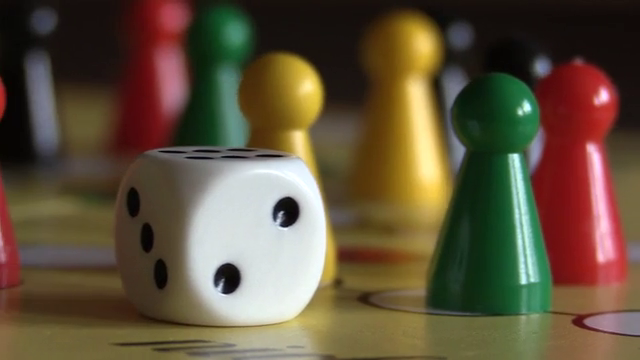
#> input picture frame 15 of Images/cap.mp4, 640 x 360 px, given in place of the camera
$ jupyter execute c03_Renk_filtreleme.ipynb
#> lines starting #> are read from the running program, lines starting #| are printed output that depends on the picture; after the words box and inside, x2 and y2 are one past the last pixel; in counts of white or black regions, pixels touching at a corner belong together
[cell 1]
import cv2

[cell 2]
live = cv2.VideoCapture(0)

while True:
    _, live_frame = live.read()
#> live_frame is the input picture: shape (360, 640, 3); mean B, G, R 60.5, 82.4, 97.1
    if _ == False:
        break
    live_frame = cv2.cvtColor(live_frame, cv2.COLOR_BGR2HLS)
#> live_frame: shape (360, 640, 3); mean of channels 0, 1, 2 45.1, 80.4, 98.2
    cv2.imshow("Live", live_frame)
    if cv2.waitKey(1) & 0xFF == ord("q"):
#> (key q is pressed here)
        break

live.release()
cv2.destroyAllWindows()

[cell 3]
cam = cv2.VideoCapture("../Images/cap.mp4")
low = (21,135,105)
up = (58,255,243)

while True:
    _, frame = cam.read()
    if _ == False:
        break
    hsv = cv2.cvtColor(frame, cv2.COLOR_BGR2HSV)
#> hsv: shape (360, 640, 3); mean H, S, V 43.3, 123.5, 103.4
    mask = cv2.inRange(hsv, low,up)
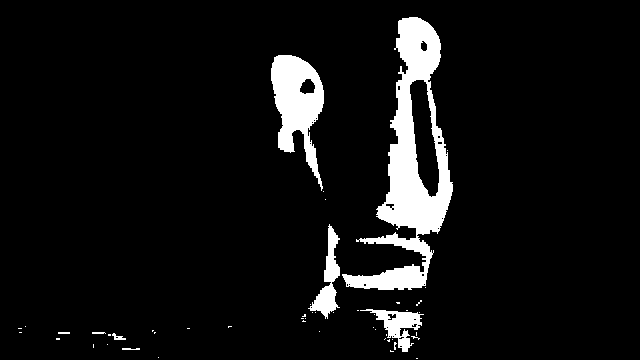
#> mask: shape (360, 640); 7% white; 50 white regions (42 under 20 px), largest, box (x1, y1, x2, y2) and area: (342, 17, 453, 290) 10085, (271, 55, 324, 191) 3694, (308, 224, 340, 319) 1096
    final = cv2.bitwise_and(frame, frame, mask)

    cv2.imshow("frame", frame)
    cv2.imshow("hsv", hsv)
    cv2.imshow("mask", mask)
    cv2.imshow("final", final)
    if cv2.waitKey(10) & 0xFF == ord("q"):
#> (key q is pressed here)
        break

live.release()
cv2.destroyAllWindows()

[cell 4]
cam = cv2.VideoCapture("../Images/cap.mp4")
low = (21,135,105)
up = (58,255,243)

while True:
    _, frame = cam.read()
    if _ == False:
        break
    frame = cv2.Canny(frame, 100, 50)
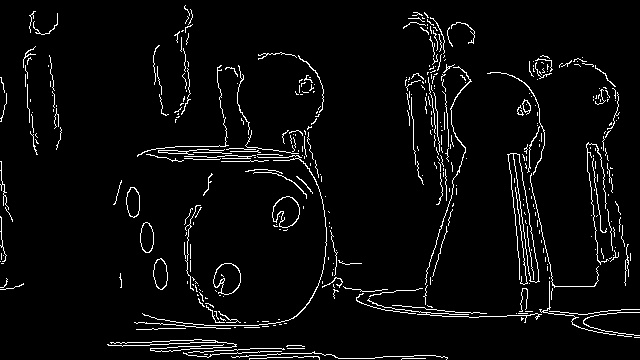
#> frame: shape (360, 640); 4.3% white in thin lines or dots

    cv2.imshow("frame", frame)

    if cv2.waitKey(10) & 0xFF == ord("q"):
#> (key q is pressed here)
        break

live.release()
cv2.destroyAllWindows()
